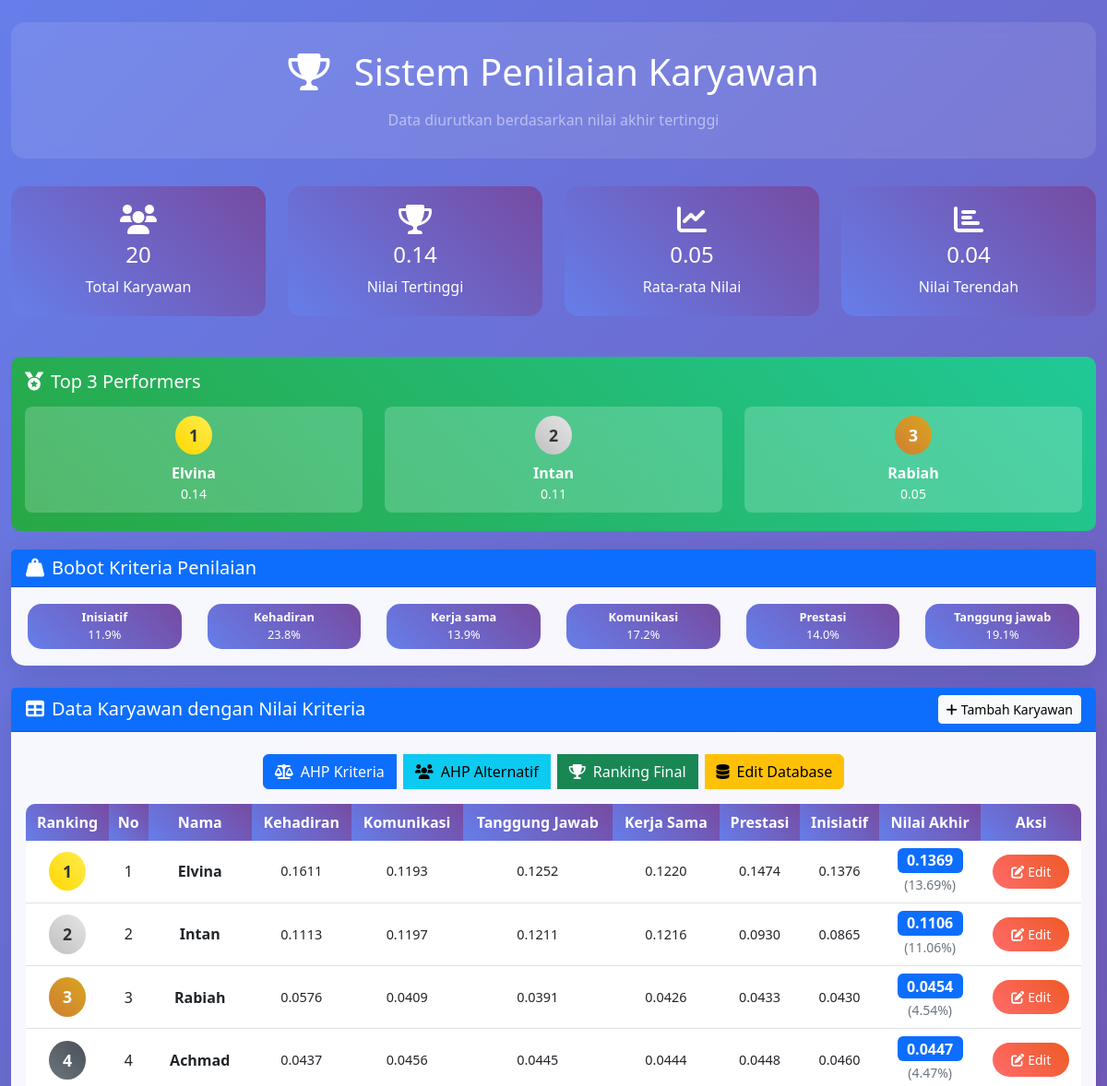
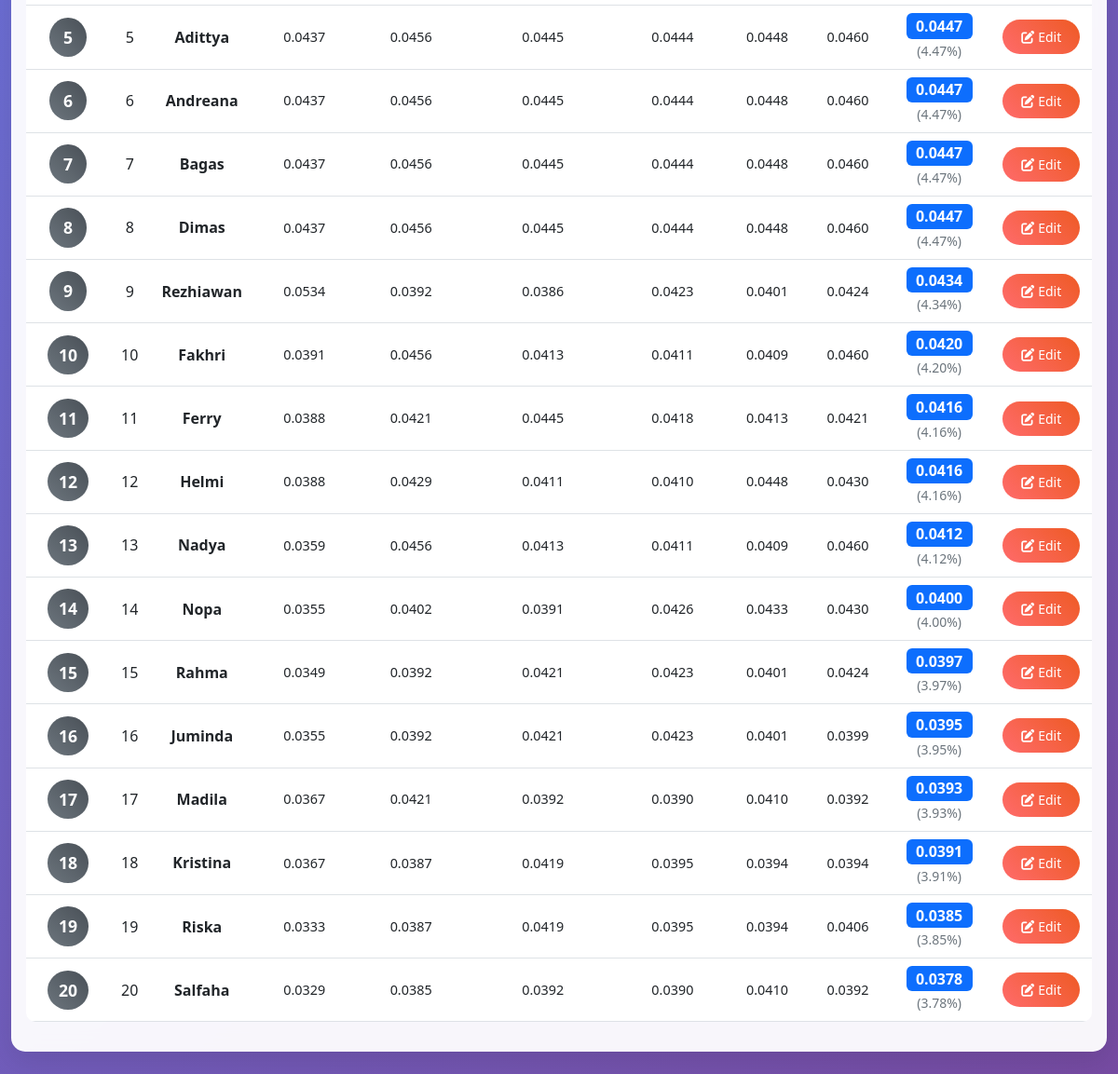
The page / on the database its author committed (2 pictures, top to bottom).
### tables this page shows
CREATE TABLE `ranking_final` (
  `id` int NOT NULL,
  `id_karyawan` int NOT NULL,
  `total_bobot` decimal(8,6) NOT NULL,
  `ranking` int NOT NULL,
  `created_at` timestamp NULL DEFAULT CURRENT_TIMESTAMP
);

CREATE TABLE `karyawan` (
  `id` int NOT NULL,
  `no_urut` int NOT NULL,
  `nama` varchar(100) NOT NULL,
  `kehadiran` decimal(5,2) NOT NULL DEFAULT '0.00',
  `komunikasi` decimal(5,2) NOT NULL DEFAULT '0.00',
  `tanggung_jawab` decimal(5,2) NOT NULL DEFAULT '0.00',
  `kerja_sama` decimal(5,2) NOT NULL DEFAULT '0.00',
  `prestasi` decimal(5,2) NOT NULL DEFAULT '0.00',
  `inisiatif` decimal(5,2) NOT NULL DEFAULT '0.00',
  `nilai_akhir` decimal(5,2) NOT NULL DEFAULT '0.00',
  `created_at` timestamp NULL DEFAULT CURRENT_TIMESTAMP,
  `updated_at` timestamp NULL DEFAULT CURRENT_TIMESTAMP ON UPDATE CURRENT_TIMESTAMP
);

### index.php (the view, shortened to what this page needs)
<?php
require_once 'database_config.php';
$karyawan_list = [];
try {
    $stmt = $pdo->query('SELECT k.*, COALESCE(rf.total_bobot, 0) as nilai_akhir, rf.ranking
                        FROM karyawan k
                        LEFT JOIN ranking_final rf ON k.id = rf.id_karyawan
                        ORDER BY rf.ranking ASC, k.nama ASC');
    while ($row = $stmt->fetch()) {
        $karyawan_list[] = $row;
    }
} catch (Exception $e) {
    $stmt = $pdo->query('SELECT k.*, 0 as nilai_akhir, NULL as ranking FROM karyawan k ORDER BY k.nama ASC');
    while ($row = $stmt->fetch()) {
        $karyawan_list[] = $row;
    }
}
$kriteria_values = [];
$kriteria_list = ['kehadiran', 'komunikasi', 'tanggung_jawab', 'kerja_sama', 'prestasi', 'inisiatif'];
foreach ($karyawan_list as $karyawan) {
    $kriteria_values[$karyawan['id']] = [];
    foreach ($kriteria_list as $kriteria) {
        try {
            $stmt = $pdo->prepare('SELECT bobot FROM bobot_alternatif WHERE kriteria = ? AND id_karyawan = ?');
            $stmt->execute([$kriteria, $karyawan['id']]);
            $bobot = $stmt->fetchColumn();
            $kriteria_values[$karyawan['id']][$kriteria] = $bobot ? number_format($bobot, 4) : '-';
        } catch (Exception $e) {
            $kriteria_values[$karyawan['id']][$kriteria] = '-';
        }
    }
}
$stats = [];
try {
    $stmt = $pdo->query('SELECT COUNT(*) as total FROM karyawan');
    $stats['total_karyawan'] = $stmt->fetchColumn();
    $stmt = $pdo->query('SELECT MAX(total_bobot) as max_nilai, MIN(total_bobot) as min_nilai, AVG(total_bobot) as avg_nilai FROM ranking_final');
    $nilai_stats = $stmt->fetch();
    $stats['nilai_tertinggi'] = $nilai_stats['max_nilai'] ?? 0;
    $stats['nilai_terendah'] = $nilai_stats['min_nilai'] ?? 0;
    $stats['rata_rata_nilai'] = $nilai_stats['avg_nilai'] ?? 0;
    $stmt = $pdo->query('SELECT k.nama, rf.total_bobot as nilai_akhir
                        FROM ranking_final rf
                        JOIN karyawan k ON rf.id_karyawan = k.id
                        ORDER BY rf.ranking ASC
                        LIMIT 3');
    $stats['top_3'] = [];
    while ($row = $stmt->fetch()) {
        $stats['top_3'][] = $row;
    }
} catch (Exception $e) {
    $stats['total_karyawan'] = count($karyawan_list);
    $stats['nilai_tertinggi'] = 0;
    $stats['nilai_terendah'] = 0;
    $stats['rata_rata_nilai'] = 0;
    $stats['top_3'] = [];
}
$bobot_list = [];
try {
    $stmt = $pdo->query('SELECT nama_kriteria, bobot FROM bobot_ahp ORDER BY nama_kriteria');
    while ($row = $stmt->fetch()) {
        $bobot_list[$row['nama_kriteria']] = $row['bobot'];
    }
} catch (Exception $e) {
    $bobot_list = [];
}
$bobot_display = [];
foreach ($bobot_list as $nama_kriteria => $bobot) {
    $bobot_display[$nama_kriteria] = $bobot * 100;
}
?>
<!DOCTYPE html>
<html lang="id">
<head>
    <link href="https://cdn.jsdelivr.net/npm/bootstrap@5.3.0/dist/css/bootstrap.min.css" rel="stylesheet">
    <link href="https://cdnjs.cloudflare.com/ajax/libs/font-awesome/6.0.0/css/all.min.css" rel="stylesheet">
</head>
<body>
    <div class="container-fluid py-4">
        <div class="header-section text-center">
            <h1 class="text-white mb-3">
                <i class="fas fa-trophy me-3"></i>
                Sistem Penilaian Karyawan
            </h1>
            <p class="text-white-50 mb-0">Data diurutkan berdasarkan nilai akhir tertinggi</p>
        </div>
        <div class="row mb-4">
            <div class="col-md-3">
                <div class="stats-card text-center">
                    <i class="fas fa-users fa-2x mb-2"></i>
                    <h4><?= $stats['total_karyawan'] ?></h4>
                    <p class="mb-0">Total Karyawan</p>
                </div>
            </div>
            <div class="col-md-3">
                <div class="stats-card text-center">
                    <i class="fas fa-trophy fa-2x mb-2"></i>
                    <h4><?= number_format($stats['nilai_tertinggi'], 2) ?></h4>
                    <p class="mb-0">Nilai Tertinggi</p>
                </div>
            </div>
            <div class="col-md-3">
                <div class="stats-card text-center">
                    <i class="fas fa-chart-line fa-2x mb-2"></i>
                    <h4><?= number_format($stats['rata_rata_nilai'], 2) ?></h4>
                    <p class="mb-0">Rata-rata Nilai</p>
                </div>
            </div>
            <div class="col-md-3">
                <div class="stats-card text-center">
                    <i class="fas fa-chart-bar fa-2x mb-2"></i>
                    <h4><?= number_format($stats['nilai_terendah'], 2) ?></h4>
                    <p class="mb-0">Nilai Terendah</p>
                </div>
            </div>
        </div>
        <?php if (!empty($stats['top_3'])): ?>
        <div class="top-performer">
            <h5><i class="fas fa-medal me-2"></i>Top 3 Performers</h5>
            <div class="row">
                <?php foreach ($stats['top_3'] as $index => $performer): ?>
                <div class="col-md-4">
                    <div class="top-performer-item text-center">
                        <div class="ranking-badge ranking-<?= $index + 1 ?> mb-2">
                            <?= $index + 1 ?>
                        </div>
                        <div class="fw-bold"><?= htmlspecialchars($performer['nama']) ?></div>
                        <div class="small"><?= number_format($performer['nilai_akhir'], 2) ?></div>
                    </div>
                </div>
                <?php endforeach; ?>
            </div>
        </div>
        <?php endif; ?>
        <?php if (!empty($bobot_display)): ?>
        <div class="card mb-4">
            <div class="card-header bg-primary text-white">
                <h5 class="mb-0"><i class="fas fa-weight-hanging me-2"></i>Bobot Kriteria Penilaian</h5>
            </div>
            <div class="card-body">
                <div class="row">
                    <?php foreach ($bobot_display as $kriteria => $bobot): ?>
                    <div class="col-md-2">
                        <div class="bobot-badge text-center">
                            <div class="fw-bold"><?= ucfirst(str_replace('_', ' ', $kriteria)) ?></div>
                            <div><?= number_format($bobot, 1) ?>%</div>
                    </div>
                    </div>
                    <?php endforeach; ?>
                </div>
            </div>
        </div>
        <?php endif; ?>
        <div class="card">
            <div class="card-header bg-primary text-white d-flex justify-content-between align-items-center">
                <h5 class="mb-0"><i class="fas fa-table me-2"></i>Data Karyawan dengan Nilai Kriteria</h5>
                <a href="tambah_karyawan.php" class="btn btn-light btn-sm">
                        <i class="fas fa-plus me-1"></i>Tambah Karyawan
                    </a>
                </div>
            <div class="text-center mt-4">
            <div class="btn-group" role="group">
                <a href="ahp_kriteria.php" class="btn btn-primary me-2">
                    <i class="fas fa-balance-scale me-2"></i>AHP Kriteria
                </a>
                <a href="ahp_alternatif.php" class="btn btn-info me-2">
                    <i class="fas fa-users me-2"></i>AHP Alternatif
                </a>
                <a href="ranking_final_new.php" class="btn btn-success me-2">
                    <i class="fas fa-trophy me-2"></i>Ranking Final
                </a>
                <a href="edit_database.php" class="btn btn-warning">
                    <i class="fas fa-database me-2"></i>Edit Database
                </a>
            </div>
            </div>
            <div class="card-body">
                <div class="table-responsive">
                    <table class="table table-hover">
                        <thead>
                            <tr>
                                <th>Ranking</th>
                                <th>No</th>
                                <th>Nama</th>
                                <th>Kehadiran</th>
                                <th>Komunikasi</th>
                                <th>Tanggung Jawab</th>
                                <th>Kerja Sama</th>
                                <th>Prestasi</th>
                                <th>Inisiatif</th>
                                <th>Nilai Akhir</th>
                                <th>Aksi</th>
                            </tr>
                        </thead>
                        <tbody>
                            <?php if (empty($karyawan_list)): ?>
                            <tr>
                                <td colspan="11" class="text-center text-muted">
                                    <i class="fas fa-info-circle me-2"></i>
                                    Belum ada data karyawan. Silakan tambah karyawan terlebih dahulu.
                                </td>
                            </tr>
                            <?php else: ?>
                            <?php foreach ($karyawan_list as $index => $karyawan): ?>
                            <tr>
                                <td>
                                    <?php if ($karyawan['ranking']): ?>
                                        <span class="ranking-badge ranking-<?= $karyawan['ranking'] <= 3 ? $karyawan['ranking'] : 'other' ?>">
                                        <?= $karyawan['ranking'] ?>
                                    </span>
                                    <?php else: ?>
                                        <span class="text-muted">-</span>
                                    <?php endif; ?>
                                </td>
                                <td><?= $index + 1 ?></td>
                                <td><strong><?= htmlspecialchars($karyawan['nama']) ?></strong></td>
                                <td class="kriteria-value"><?= $kriteria_values[$karyawan['id']]['kehadiran'] ?></td>
                                <td class="kriteria-value"><?= $kriteria_values[$karyawan['id']]['komunikasi'] ?></td>
                                <td class="kriteria-value"><?= $kriteria_values[$karyawan['id']]['tanggung_jawab'] ?></td>
                                <td class="kriteria-value"><?= $kriteria_values[$karyawan['id']]['kerja_sama'] ?></td>
                                <td class="kriteria-value"><?= $kriteria_values[$karyawan['id']]['prestasi'] ?></td>
                                <td class="kriteria-value"><?= $kriteria_values[$karyawan['id']]['inisiatif'] ?></td>
                                <td>
                                    <?php if ($karyawan['nilai_akhir'] > 0): ?>
                                    <span class="badge bg-primary fs-6">
                                            <?= number_format($karyawan['nilai_akhir'], 4) ?>
                                        </span>
                                        <br>
                                        <span class="text-secondary small">
                                            (<?= number_format($karyawan['nilai_akhir'] * 100, 2) ?>%)
                                    </span>
                                    <?php else: ?>
                                        <span class="text-muted">-</span>
                                    <?php endif; ?>
                                </td>
                                <td>
                                    <a href="edit_karyawan.php?id=<?= $karyawan['id'] ?>" class="btn btn-edit btn-action btn-sm">
                                        <i class="fas fa-edit me-1"></i>Edit
                                    </a>
                                </td>
                            </tr>
                            <?php endforeach; ?>
                            <?php endif; ?>
                        </tbody>
                    </table>
                </div>
            </div>
        </div>
    </div>
</body>
</html>

### index.php (style rules this page uses)
body { background: linear-gradient(135deg, #667eea 0%, #764ba2 100%); min-height: 100vh; font-family: 'Segoe UI', Tahoma, Geneva, Verdana, sans-serif; }
.card { border: none; border-radius: 15px; box-shadow: 0 10px 30px rgba(0,0,0,0.1); backdrop-filter: blur(10px); background: rgba(255,255,255,0.95); }
.table { border-radius: 10px; overflow: hidden; }
.table th { background: linear-gradient(45deg, #667eea, #764ba2); color: white; border: none; font-weight: 600; text-align: center; }
.table td { vertical-align: middle; text-align: center; }
.stats-card { background: linear-gradient(45deg, #667eea, #764ba2); color: white; border-radius: 15px; padding: 20px; margin-bottom: 20px; }
.btn-action { border-radius: 25px; padding: 8px 20px; font-weight: 500; transition: all 0.3s ease; }
.btn-edit { background: linear-gradient(45deg, #ff6b6b, #ee5a24); border: none; color: white; }
.header-section { background: rgba(255,255,255,0.1); backdrop-filter: blur(10px); border-radius: 15px; padding: 30px; margin-bottom: 30px; }
.bobot-badge { background: linear-gradient(45deg, #667eea, #764ba2); color: white; padding: 5px 10px; border-radius: 15px; font-size: 0.8em; margin: 2px; }
.ranking-badge { font-weight: bold; font-size: 1.1em; padding: 8px 12px; border-radius: 50%; min-width: 40px; display: inline-block; }
.ranking-1 { background: linear-gradient(45deg, #ffd700, #ffed4e); color: #333; }
.ranking-2 { background: linear-gradient(45deg, #c0c0c0, #e5e5e5); color: #333; }
.ranking-3 { background: linear-gradient(45deg, #cd7f32, #daa520); color: white; }
.ranking-other { background: linear-gradient(45deg, #6c757d, #495057); color: white; }
.top-performer { background: linear-gradient(45deg, #28a745, #20c997); color: white; border-radius: 10px; padding: 15px; margin-bottom: 20px; }
.top-performer h5 { margin-bottom: 10px; }
.top-performer-item { background: rgba(255,255,255,0.2); border-radius: 8px; padding: 10px; margin: 5px 0; }
.kriteria-value { font-size: 0.9em; font-weight: 500; }

### rows shown on the page
ranking_final: id_karyawan.nama "Elvina", total_bobot "0.14", ranking "1", id_karyawan "0.1611", id_karyawan "0.1193", id_karyawan "0.1252", id_karyawan "0.1220", id_karyawan "0.1474", id_karyawan "0.1376", nilai_akhir "0.1369", nilai_akhir "13.69"
ranking_final: id_karyawan.nama "Intan", total_bobot "0.11", ranking "2", id_karyawan "0.1113", id_karyawan "0.1197", id_karyawan "0.1211", id_karyawan "0.1216", id_karyawan "0.0930", id_karyawan "0.0865", nilai_akhir "0.1106", nilai_akhir "11.06"
ranking_final: id_karyawan.nama "Rabiah", total_bobot "0.05", ranking "3", id_karyawan "0.0576", id_karyawan "0.0409", id_karyawan "0.0391", id_karyawan "0.0426", id_karyawan "0.0433", id_karyawan "0.0430", nilai_akhir "0.0454", nilai_akhir "4.54"
ranking_final: ranking "4", id_karyawan.nama "Achmad", id_karyawan "0.0437", id_karyawan "0.0456", id_karyawan "0.0445", id_karyawan "0.0444", id_karyawan "0.0448", id_karyawan "0.0460", nilai_akhir "0.0447", nilai_akhir "4.47"
ranking_final: ranking "5", id_karyawan.nama "Adittya", id_karyawan "0.0437", id_karyawan "0.0456", id_karyawan "0.0445", id_karyawan "0.0444", id_karyawan "0.0448", id_karyawan "0.0460", nilai_akhir "0.0447", nilai_akhir "4.47"
ranking_final: ranking "6", id_karyawan.nama "Andreana", id_karyawan "0.0437", id_karyawan "0.0456", id_karyawan "0.0445", id_karyawan "0.0444", id_karyawan "0.0448", id_karyawan "0.0460", nilai_akhir "0.0447", nilai_akhir "4.47"
ranking_final: ranking "7", id_karyawan.nama "Bagas", id_karyawan "0.0437", id_karyawan "0.0456", id_karyawan "0.0445", id_karyawan "0.0444", id_karyawan "0.0448", id_karyawan "0.0460", nilai_akhir "0.0447", nilai_akhir "4.47"
ranking_final: ranking "8", id_karyawan.nama "Dimas", id_karyawan "0.0437", id_karyawan "0.0456", id_karyawan "0.0445", id_karyawan "0.0444", id_karyawan "0.0448", id_karyawan "0.0460", nilai_akhir "0.0447", nilai_akhir "4.47"
ranking_final: ranking "9", id_karyawan.nama "Rezhiawan", id_karyawan "0.0534", id_karyawan "0.0392", id_karyawan "0.0386", id_karyawan "0.0423", id_karyawan "0.0401", id_karyawan "0.0424", nilai_akhir "0.0434", nilai_akhir "4.34"
ranking_final: ranking "10", id_karyawan.nama "Fakhri", id_karyawan "0.0391", id_karyawan "0.0456", id_karyawan "0.0413", id_karyawan "0.0411", id_karyawan "0.0409", id_karyawan "0.0460", nilai_akhir "0.0420", nilai_akhir "4.20"
ranking_final: ranking "11", id_karyawan.nama "Ferry", id_karyawan "0.0388", id_karyawan "0.0421", id_karyawan "0.0445", id_karyawan "0.0418", id_karyawan "0.0413", nilai_akhir "0.0416", nilai_akhir "4.16"
ranking_final: ranking "12", id_karyawan.nama "Helmi", id_karyawan "0.0388", id_karyawan "0.0429", id_karyawan "0.0411", id_karyawan "0.0410", id_karyawan "0.0448", id_karyawan "0.0430", nilai_akhir "0.0416", nilai_akhir "4.16"
ranking_final: ranking "13", id_karyawan.nama "Nadya", id_karyawan "0.0359", id_karyawan "0.0456", id_karyawan "0.0413", id_karyawan "0.0411", id_karyawan "0.0409", id_karyawan "0.0460", nilai_akhir "0.0412", nilai_akhir "4.12"
ranking_final: ranking "14", id_karyawan.nama "Nopa", id_karyawan "0.0355", id_karyawan "0.0402", id_karyawan "0.0391", id_karyawan "0.0426", id_karyawan "0.0433", id_karyawan "0.0430", nilai_akhir "0.0400", nilai_akhir "4.00"
ranking_final: ranking "15", id_karyawan.nama "Rahma", id_karyawan "0.0349", id_karyawan "0.0392", id_karyawan "0.0421", id_karyawan "0.0423", id_karyawan "0.0401", id_karyawan "0.0424", nilai_akhir "0.0397", nilai_akhir "3.97"
ranking_final: ranking "16", id_karyawan.nama "Juminda", id_karyawan "0.0355", id_karyawan "0.0392", id_karyawan "0.0421", id_karyawan "0.0423", id_karyawan "0.0401", id_karyawan "0.0399", nilai_akhir "0.0395", nilai_akhir "3.95"
ranking_final: ranking "17", id_karyawan.nama "Madila", id_karyawan "0.0367", id_karyawan "0.0421", id_karyawan "0.0392", id_karyawan "0.0390", id_karyawan "0.0410", nilai_akhir "0.0393", nilai_akhir "3.93"
ranking_final: ranking "18", id_karyawan.nama "Kristina", id_karyawan "0.0367", id_karyawan "0.0387", id_karyawan "0.0419", id_karyawan "0.0395", id_karyawan "0.0394", nilai_akhir "0.0391", nilai_akhir "3.91"
ranking_final: ranking "19", id_karyawan.nama "Riska", id_karyawan "0.0333", id_karyawan "0.0387", id_karyawan "0.0419", id_karyawan "0.0395", id_karyawan "0.0394", id_karyawan "0.0406", nilai_akhir "0.0385", nilai_akhir "3.85"
ranking_final: ranking "20", id_karyawan.nama "Salfaha", id_karyawan "0.0329", id_karyawan "0.0385", id_karyawan "0.0392", id_karyawan "0.0390", id_karyawan "0.0410", nilai_akhir "0.0378", nilai_akhir "3.78"

### other values the page prints
$stats['total_karyawan'] "20"
$stats['nilai_tertinggi'] "0.14"
$stats['rata_rata_nilai'] "0.05"
$stats['nilai_terendah'] "0.04"
str_replace('_', ' ', $kriteria) "Inisiatif"
$bobot "11.9"
str_replace('_', ' ', $kriteria) "Kehadiran"
$bobot "23.8"
str_replace('_', ' ', $kriteria) "Kerja sama"
$bobot "13.9"
str_replace('_', ' ', $kriteria) "Komunikasi"
$bobot "17.2"
str_replace('_', ' ', $kriteria) "Prestasi"
$bobot "14.0"
str_replace('_', ' ', $kriteria) "Tanggung jawab"
